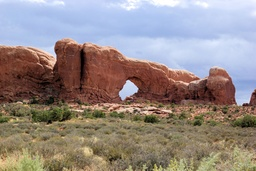
#> input picture SEAM CARVING/Images copy/ARCH/Arch.jpg, 256 x 171 px, shrunk from 1920 x 1285 before the run, found by its file name
$ python energy.py Arch.jpg Arch-energy-map.png
#> lines starting #> are read from the running program, lines starting #| are printed output that depends on the picture
### SEAM CARVING/code copy/util.py
from PIL import Image


class Colour:
    def __init__(self, r, g, b):
        self.r = r
        self.g = g
        self.b = b

    def __repr__(self):
        return f'Colour({self.r},{self.g},{self.b})'

    def __str__(self):
        return repr(self)


def read_image_to_array(file):
#> called with file = 'Arch.jpg'
    img = Image.open(file,'r')
#> img is the input picture: PIL image 256x171 RGB; mean R, G, B 148.8, 137.7, 134.6
    w, h = img.size
#> w = 256; h = 171

    pixels = list(Colour(*pixel) for pixel in img.getdata())
#> pixels = 43776 items

    return [pixels[n:(n+w)] for n in range(0, w*h, w)]

def write_array_to_image(pixels, file):
    h = len(pixels)
    w = len(pixels[0])

    img = Image.new('RGB', (w,h))

    out_pix = img.load()
    for y, row in enumerate(pixels):
        for x,color in enumerate(row):
            out_pix[x,y] = (color.r,color.g,color.b)

    img.save(file)

### SEAM CARVING/code/energy.py
'''
    Run: python3 energy.py Arch.jpg Arch-energy-map.png
'''

import sys
from util import Colour, read_image_to_array, write_array_to_image

def energy_at(pixels, x, y):
    h = len(pixels)
    w = len(pixels[0])

    x0 = x if x == 0 else x - 1
    x1 = x if x == w - 1 else x + 1

    dxr = pixels[y][x0].r - pixels[y][x1].r
    dxg = pixels[y][x0].g - pixels[y][x1].g
    dxb = pixels[y][x0].b - pixels[y][x1].b
    dx = dxr * dxr + dxg * dxg + dxb * dxb

    y0 = y if y == 0 else y - 1
    y1 = y if y == h - 1 else y + 1

    dyr = pixels[y0][x].r - pixels[y1][x].r
    dyg = pixels[y0][x].g - pixels[y1][x].g
    dyb = pixels[y0][x].b - pixels[y1][x].b
    dy = dyr * dyr + dyg * dyg + dyb * dyb

    return dx + dy


def compute_energy(pixels):
    energy = [[0 for _ in row] for row in pixels]

    for y, row in enumerate(pixels):
        for x, _ in enumerate(row):
            energy[y][x] = energy_at(pixels, x, y)

    return energy


def energy_data_to_colors(energy_data):
    colors = [[0 for _ in row] for row in energy_data]

    max_energy = max(
        energy
        for row in energy_data
        for energy in row
    )

    for y, row in enumerate(energy_data):
        for x, energy in enumerate(row):
            energy_normalized = round(energy / max_energy * 255)
            colors[y][x] = Colour(
                energy_normalized,
                energy_normalized,
                energy_normalized
            )

    return colors


if __name__ == '__main__':
    if len(sys.argv) != 3:
        print(f'USAGE: {__file__} <input> <output>')
        sys.exit(1)

    input_file = sys.argv[1]
    output_file = sys.argv[2]

    print(f'Reading {input_file}...')
    pixels = read_image_to_array(input_file)
#> pixels = 171 items

    print('Computing the energy...')
    energy_data = compute_energy(pixels)
#> the loop in compute_energy, `for y, row in enumerate(pixels):` made 171 passes
    energy_pixels = energy_data_to_colors(energy_data)

    print(f'Saving {output_file}')
    write_array_to_image(energy_pixels, output_file)
#> in write_array_to_image, `img = Image.new('RGB', (w,h))`: img: PIL image 256x171 RGB; every value is 0
#> in write_array_to_image, `img.save(file)`:
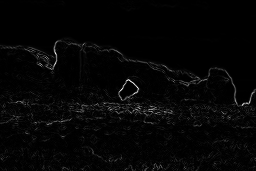
#> saved as Arch-energy-map.png: PIL image 256x171 RGB; min 0, max 255, mean 5.2
